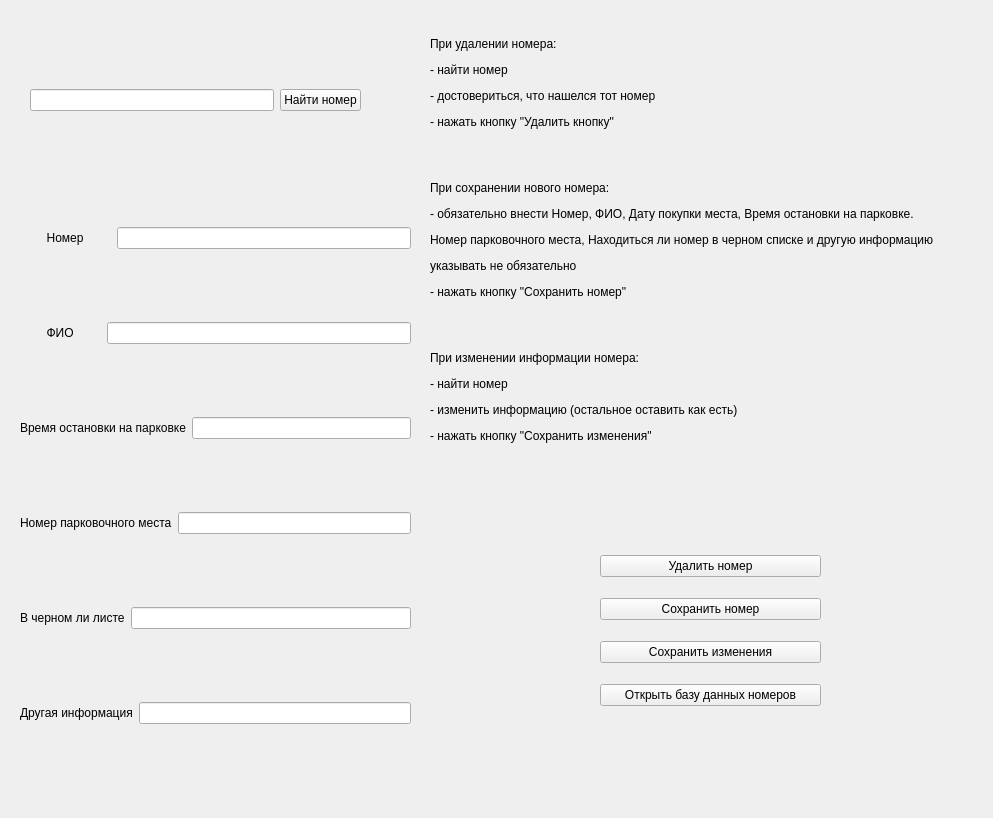
<?xml version="1.0" encoding="UTF-8"?>
<ui version="4.0">
 <class>Form</class>
 <widget class="QWidget" name="Form">
  <property name="geometry">
   <rect>
    <x>0</x>
    <y>0</y>
    <width>993</width>
    <height>818</height>
   </rect>
  </property>
  <property name="windowTitle">
   <string>Form</string>
  </property>
  <widget class="QWidget" name="horizontalLayoutWidget_2">
   <property name="geometry">
    <rect>
     <x>30</x>
     <y>60</y>
     <width>331</width>
     <height>81</height>
    </rect>
   </property>
   <layout class="QHBoxLayout" name="horizontalLayout_2">
    <item>
     <widget class="QLineEdit" name="textNumberLable">
      <property name="inputMask">
       <string/>
      </property>
      <property name="text">
       <string/>
      </property>
      <property name="maxLength">
       <number>32767</number>
      </property>
     </widget>
    </item>
    <item>
     <widget class="QPushButton" name="searchNumber">
      <property name="text">
       <string>Найти номер</string>
      </property>
     </widget>
    </item>
   </layout>
  </widget>
  <widget class="QWidget" name="gridLayoutWidget">
   <property name="geometry">
    <rect>
     <x>20</x>
     <y>160</y>
     <width>391</width>
     <height>631</height>
    </rect>
   </property>
   <layout class="QGridLayout" name="gridLayout">
    <item row="1" column="0">
     <layout class="QHBoxLayout" name="horizontalLayout_5">
      <item>
       <widget class="QLabel" name="number_4">
        <property name="text">
         <string>        ФИО        </string>
        </property>
       </widget>
      </item>
      <item>
       <widget class="QLineEdit" name="fioLable"/>
      </item>
     </layout>
    </item>
    <item row="0" column="0">
     <layout class="QHBoxLayout" name="horizontalLayout">
      <item>
       <widget class="QLabel" name="number">
        <property name="text">
         <string>        Номер        </string>
        </property>
       </widget>
      </item>
      <item>
       <widget class="QLineEdit" name="numberLable"/>
      </item>
     </layout>
    </item>
    <item row="3" column="0">
     <layout class="QHBoxLayout" name="horizontalLayout_7">
      <item>
       <widget class="QLabel" name="number_6">
        <property name="text">
         <string>Номер парковочного места</string>
        </property>
       </widget>
      </item>
      <item>
       <widget class="QLineEdit" name="numberParkingSpaiceLable"/>
      </item>
     </layout>
    </item>
    <item row="2" column="0">
     <layout class="QHBoxLayout" name="horizontalLayout_4">
      <item>
       <widget class="QLabel" name="number_3">
        <property name="text">
         <string>Время остановки на парковке</string>
        </property>
       </widget>
      </item>
      <item>
       <widget class="QLineEdit" name="timeStopLable"/>
      </item>
     </layout>
    </item>
    <item row="5" column="0">
     <layout class="QHBoxLayout" name="horizontalLayout_9">
      <item>
       <widget class="QLabel" name="number_8">
        <property name="text">
         <string>Другая информация</string>
        </property>
       </widget>
      </item>
      <item>
       <widget class="QLineEdit" name="otherInformationLable"/>
      </item>
     </layout>
    </item>
    <item row="4" column="0">
     <layout class="QHBoxLayout" name="horizontalLayout_8">
      <item>
       <widget class="QLabel" name="number_7">
        <property name="text">
         <string>В черном ли листе</string>
        </property>
       </widget>
      </item>
      <item>
       <widget class="QLineEdit" name="blackListLable"/>
      </item>
     </layout>
    </item>
   </layout>
  </widget>
  <widget class="QLabel" name="label">
   <property name="geometry">
    <rect>
     <x>430</x>
     <y>20</y>
     <width>541</width>
     <height>441</height>
    </rect>
   </property>
   <property name="text">
    <string>&lt;html&gt;&lt;head/&gt;&lt;body&gt;&lt;p&gt;При удалении номера:&lt;/p&gt;&lt;p&gt;- найти номер&lt;/p&gt;&lt;p&gt;- достовериться, что нашелся тот номер&lt;/p&gt;&lt;p&gt;- нажать кнопку &amp;quot;Удалить кнопку&amp;quot;&lt;/p&gt;&lt;p&gt;&lt;br/&gt;&lt;/p&gt;&lt;p&gt;При сохранении нового номера:&lt;/p&gt;&lt;p&gt;- обязательно внести Номер, ФИО, Дату покупки места, Время остановки на парковке.&lt;/p&gt;&lt;p&gt;Номер парковочного места, Находиться ли номер в черном списке и другую информацию&lt;/p&gt;&lt;p&gt;указывать не обязательно &lt;/p&gt;&lt;p&gt;- нажать кнопку &amp;quot;Сохранить номер&amp;quot;&lt;/p&gt;&lt;p&gt;&lt;br/&gt;&lt;/p&gt;&lt;p&gt;При изменении информации номера:&lt;/p&gt;&lt;p&gt;- найти номер &lt;/p&gt;&lt;p&gt;- изменить информацию (остальное оставить как есть)&lt;/p&gt;&lt;p&gt;- нажать кнопку &amp;quot;Сохранить изменения&amp;quot;&lt;/p&gt;&lt;/body&gt;&lt;/html&gt;</string>
   </property>
  </widget>
  <widget class="QWidget" name="verticalLayoutWidget">
   <property name="geometry">
    <rect>
     <x>600</x>
     <y>540</y>
     <width>221</width>
     <height>181</height>
    </rect>
   </property>
   <layout class="QVBoxLayout" name="verticalLayout_3">
    <item>
     <widget class="QPushButton" name="deleteNumber">
      <property name="text">
       <string>Удалить номер</string>
      </property>
     </widget>
    </item>
    <item>
     <widget class="QPushButton" name="saveNumber">
      <property name="text">
       <string>Сохранить номер</string>
      </property>
     </widget>
    </item>
    <item>
     <widget class="QPushButton" name="saveInform">
      <property name="text">
       <string>Сохранить изменения</string>
      </property>
     </widget>
    </item>
    <item>
     <widget class="QPushButton" name="openBDNumber">
      <property name="text">
       <string>Открыть базу данных номеров</string>
      </property>
     </widget>
    </item>
   </layout>
  </widget>
 </widget>
 <resources/>
 <connections/>
</ui>
